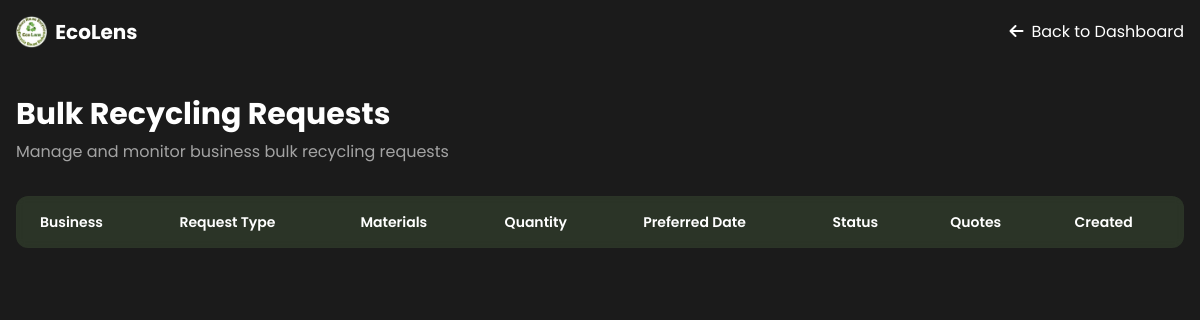
The page /admin/manage-bulk-requests.php (signed in) on the database as committed earlier.
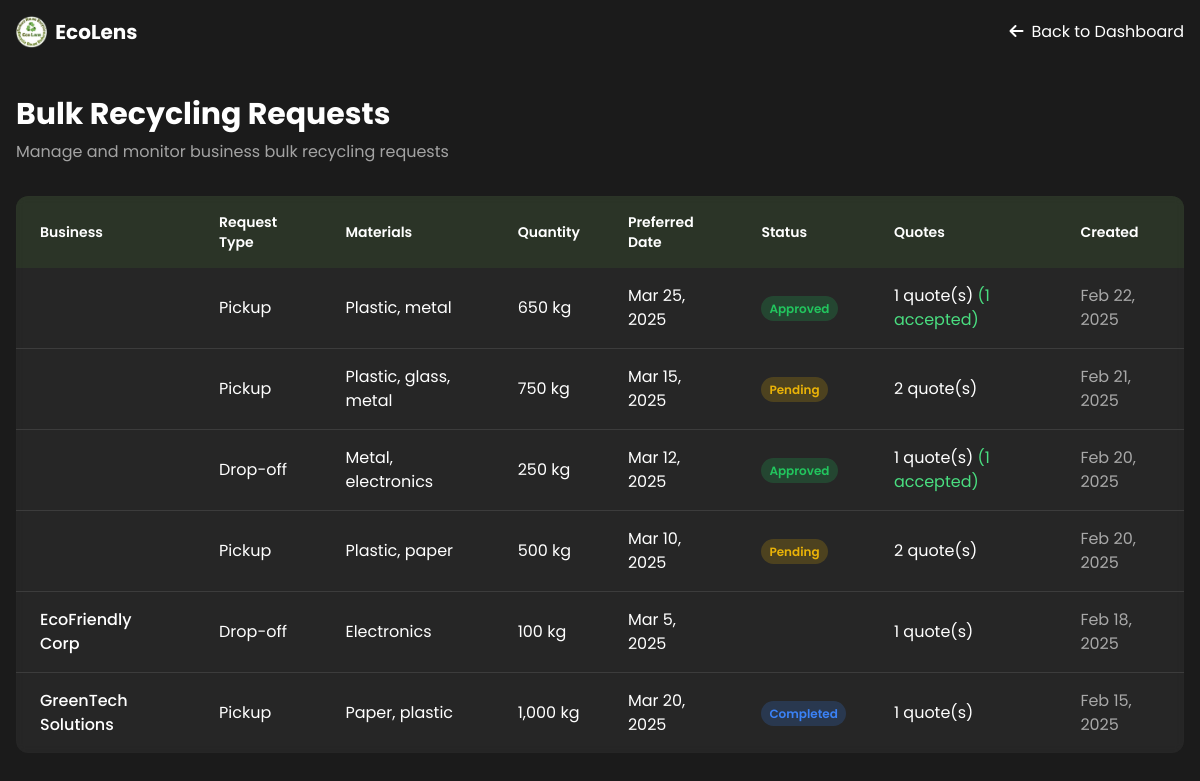
The same page on the database as committed later.
### tables this page shows
CREATE TABLE `tbl_bulk_requests` (
  `id` double NOT NULL AUTO_INCREMENT,
  `business_id` double NOT NULL,
  `request_type` enum('pickup', 'drop-off') NOT NULL,
  `material_types` text NOT NULL,
  `estimated_quantity` int(11) NOT NULL,
  `preferred_date` DATE NOT NULL,
  `address` text NOT NULL,
  `additional_notes` text,
  `status` varchar(20) DEFAULT 'pending',
  `created_at` timestamp NOT NULL DEFAULT current_timestamp(),
  PRIMARY KEY (`id`),
  FOREIGN KEY (`business_id`) REFERENCES `tbl_user`(`id`)
);

### admin/manage-bulk-requests.php (the view, shortened to what this page needs)
<?php
require_once '../database.php';
$requests_query = "SELECT br.*,
                    u.business_name,
                    (SELECT COUNT(*) FROM tbl_quotes WHERE request_id = br.id) as quote_count,
                    (SELECT COUNT(*) FROM tbl_quotes WHERE request_id = br.id AND status = 'accepted') as accepted_quotes
                  FROM tbl_bulk_requests br
                  JOIN tbl_user u ON br.business_id = u.id
                  ORDER BY br.created_at DESC";
$result = $conn->query($requests_query);
$requests = [];
while ($row = $result->fetch_assoc()) {
    $requests[] = $row;
}
?>
<!DOCTYPE html>
<html lang="en">
<head>
    <link rel="stylesheet" href="https://cdnjs.cloudflare.com/ajax/libs/font-awesome/6.4.2/css/all.min.css">
    <script src="https://cdn.tailwindcss.com"></script>
</head>
<body class="font-[Poppins] bg-[#1b1b1b]">
    <nav class="fixed w-full bg-[#1b1b1b] py-4 z-50">
        <div class="max-w-7xl mx-auto px-4">
            <div class="flex justify-between items-center">
                <div class="flex items-center gap-2">
                    <img src="../assets/logo.png" alt="EcoLens Logo" class="h-8">
                    <span class="text-xl font-bold text-white">EcoLens</span>
                </div>
                <a href="admin-dashboard.php" class="text-white hover:text-[#436d2e] transition-all">
                    <i class="fas fa-arrow-left mr-2"></i>Back to Dashboard
                </a>
            </div>
        </div>
    </nav>
    <div class="pt-24 pb-12 px-4">
        <div class="max-w-7xl mx-auto">
            <div class="mb-8">
                <h1 class="text-3xl font-bold text-white mb-2">Bulk Recycling Requests</h1>
                <p class="text-white/60">Manage and monitor business bulk recycling requests</p>
            </div>
            <div class="bg-white/5 rounded-xl backdrop-blur-sm overflow-hidden">
                <div class="overflow-x-auto">
                    <table class="w-full">
                        <thead>
                            <tr class="bg-[#436d2e]/20">
                                <th class="px-6 py-4 text-left text-sm font-semibold text-white">Business</th>
                                <th class="px-6 py-4 text-left text-sm font-semibold text-white">Request Type</th>
                                <th class="px-6 py-4 text-left text-sm font-semibold text-white">Materials</th>
                                <th class="px-6 py-4 text-left text-sm font-semibold text-white">Quantity</th>
                                <th class="px-6 py-4 text-left text-sm font-semibold text-white">Preferred Date</th>
                                <th class="px-6 py-4 text-left text-sm font-semibold text-white">Status</th>
                                <th class="px-6 py-4 text-left text-sm font-semibold text-white">Quotes</th>
                                <th class="px-6 py-4 text-left text-sm font-semibold text-white">Created</th>
                            </tr>
                        </thead>
                        <tbody class="divide-y divide-white/10">
                            <?php foreach ($requests as $request): ?>
                            <tr class="hover:bg-white/5">
                                <td class="px-6 py-4">
                                    <div class="text-white font-medium"><?php echo htmlspecialchars($request['business_name']); ?></div>
                                </td>
                                <td class="px-6 py-4">
                                    <div class="text-white"><?php echo ucfirst($request['request_type']); ?></div>
                                </td>
                                <td class="px-6 py-4">
                                    <div class="text-white"><?php echo str_replace(',', ', ', ucwords($request['material_types'])); ?></div>
                                </td>
                                <td class="px-6 py-4">
                                    <div class="text-white"><?php echo number_format($request['estimated_quantity']); ?> kg</div>
                                </td>
                                <td class="px-6 py-4">
                                    <div class="text-white"><?php echo date('M j, Y', strtotime($request['preferred_date'])); ?></div>
                                </td>
                                <td class="px-6 py-4">
                                    <?php if ($request['status'] === 'pending'): ?>
                                        <span class="px-2 py-1 text-xs font-semibold rounded-full bg-yellow-500/20 text-yellow-500">
                                            Pending
                                        </span>
                                    <?php elseif ($request['status'] === 'approved'): ?>
                                        <span class="px-2 py-1 text-xs font-semibold rounded-full bg-green-500/20 text-green-500">
                                            Approved
                                        </span>
                                    <?php elseif ($request['status'] === 'completed'): ?>
                                        <span class="px-2 py-1 text-xs font-semibold rounded-full bg-blue-500/20 text-blue-500">
                                            Completed
                                        </span>
                                    <?php endif; ?>
                                </td>
                                <td class="px-6 py-4">
                                    <div class="text-white">
                                        <?php if ($request['quote_count'] > 0): ?>
                                            <?php echo $request['quote_count']; ?> quote(s)
                                            <?php if ($request['accepted_quotes'] > 0): ?>
                                                <span class="text-green-400">(<?php echo $request['accepted_quotes']; ?> accepted)</span>
                                            <?php endif; ?>
                                        <?php else: ?>
                                            No quotes yet
                                        <?php endif; ?>
                                    </div>
                                </td>
                                <td class="px-6 py-4">
                                    <div class="text-white/60"><?php echo date('M j, Y', strtotime($request['created_at'])); ?></div>
                                </td>
                            </tr>
                            <?php endforeach; ?>
                        </tbody>
                    </table>
                </div>
            </div>
        </div>
    </div>
</body>
</html>

Rows that differ between the two databases and show on the page:
added tbl_bulk_requests: request_type "Pickup", material_types "Plastic, metal", estimated_quantity "650", preferred_date "Mar 25, 2025", status "Approved", quote_count "1", accepted_quotes "1", created_at "Feb 22, 2025"
added tbl_bulk_requests: request_type "Pickup", material_types "Plastic, glass, metal", estimated_quantity "750", preferred_date "Mar 15, 2025", status "Pending", quote_count "2", created_at "Feb 21, 2025"
added tbl_bulk_requests: request_type "Drop-off", material_types "Metal, electronics", estimated_quantity "250", preferred_date "Mar 12, 2025", status "Approved", quote_count "1", accepted_quotes "1", created_at "Feb 20, 2025"
added tbl_bulk_requests: request_type "Pickup", material_types "Plastic, paper", estimated_quantity "500", preferred_date "Mar 10, 2025", status "Pending", quote_count "2", created_at "Feb 20, 2025"
added tbl_bulk_requests: business_name "EcoFriendly Corp", request_type "Drop-off", material_types "Electronics", estimated_quantity "100", preferred_date "Mar 5, 2025", quote_count "1", created_at "Feb 18, 2025"
added tbl_bulk_requests: business_name "GreenTech Solutions", request_type "Pickup", material_types "Paper, plastic", estimated_quantity "1,000", preferred_date "Mar 20, 2025", status "Completed", quote_count "1", created_at "Feb 15, 2025"
